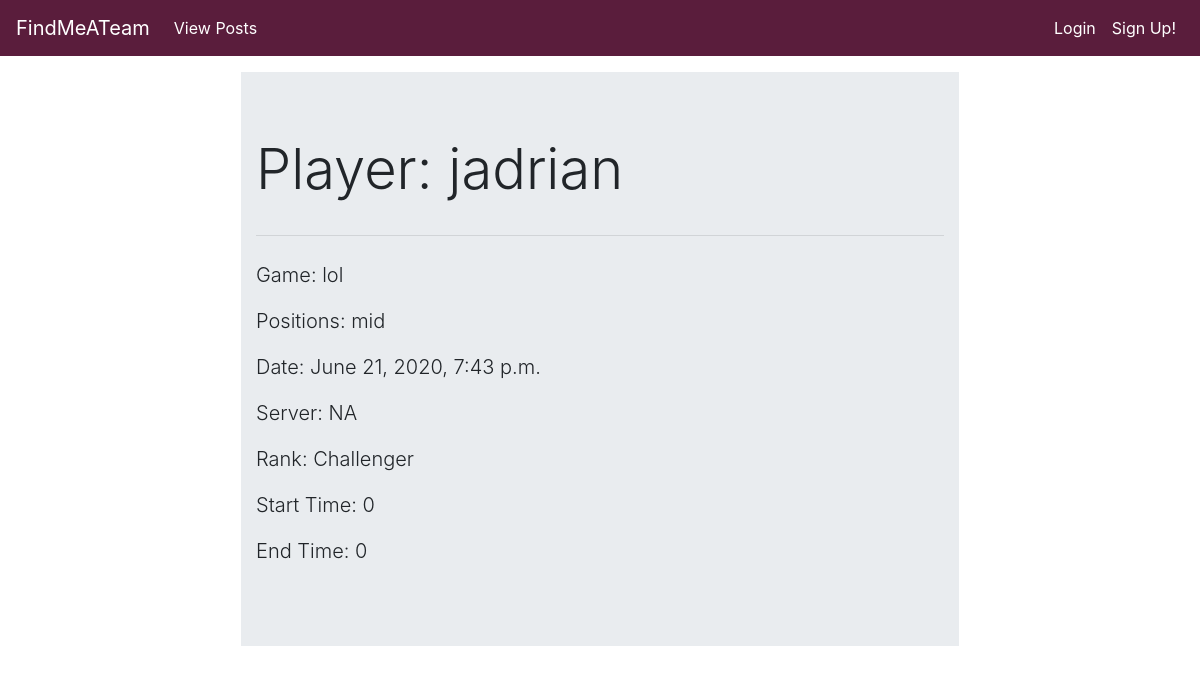
The app's page /game-info/view/6/, older data.
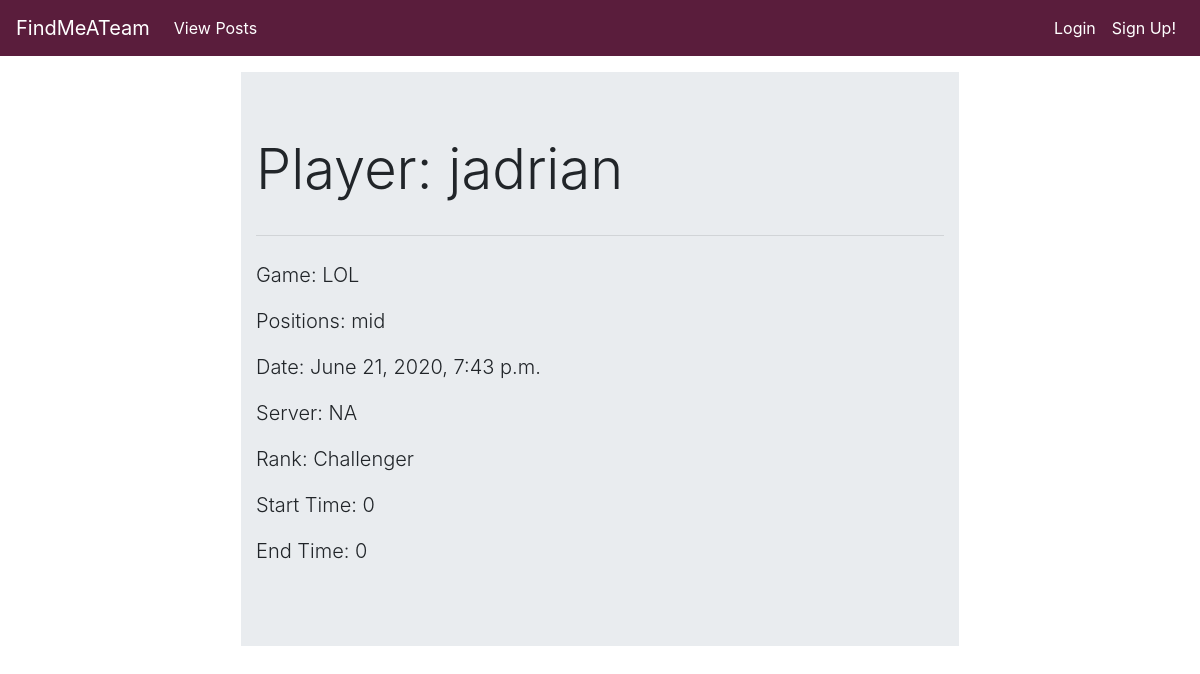
The same page, newer data.
### game_info/models.py (models this page shows, shortened)
class GameInfo(models.Model):
	LEAGUE_OF_LEGENDS = "LOL"
	games = [
		(LEAGUE_OF_LEGENDS, 'League of Legends')
	]
	positions = [
		('Top', 'Top'),
		('Jungle', 'Jungle'),
		('Mid', 'Mid'),
		('Bot', 'Bot'),
		('Support', 'Support')
	]
	ranks = [
		('Challenger', 'Challenger'),
		('GrandMaster', 'GrandMaster'),
		('Master', 'Master'),
		('Diamond', 'Diamond'),
		('Platinum', 'Platinum'),
		('Gold', 'Gold'),
		('Silver', 'Silver'),
		('Bronze', 'Bronze'),
		('Iron', 'Iron')
	]
	servers = [
		('BR', 'BR'),
		('EUNE', 'EUNE'),
		('EUW', 'EUW'),
		('LAN', 'LAN'),
		('LAS', 'LAS'),
		('NA', 'NA'),
		('OCE', 'OCE'),
		('RU', 'RU'),
		('TR', 'TR'),
		('JP', 'JP'),
		('KR', 'KR'),
		('CN', 'CN'),
		('TW', 'TW'),
		('SAM', 'SAM'),
		('VN', 'VN'),
		('TH', 'TH'),
		('PH', 'PH')
	]
	times = []
	for i in range(24):
		times += [(str(i), str(i)+":00" + " (EST)")]
	game = models.CharField(max_length=20, choices=games, default=LEAGUE_OF_LEGENDS)
	positions_played = models.CharField(max_length=7, choices=positions, default='Top')
	rank = models.CharField(max_length=20, choices=ranks, default='Challenger')
	server = models.CharField(max_length=5, choices=servers, default='NA')
	start_Time_Available = models.CharField(max_length=20, choices=times, default='0')
	end_Time_Available = models.CharField(max_length=20, choices=times, default='0')
	date_posted = models.DateTimeField(default=timezone.now)
	author = models.ForeignKey(User, on_delete=models.CASCADE)

### game_info/views.py (the view)
# urls.py: path('view/<int:pk>/', GameInfoDetailView.as_view(), name='view'),
class GameInfoDetailView(DetailView):
	model = GameInfo
	fields = ['game', 'positions_played', 'rank', 'server', 'start_Time_Available', 'end_Time_Available']

### game_info/templates/game_info/gameinfo_detail.html (shortened to what this page needs)
{% extends 'game_info/base.html' %}
{% block content %}
<div class="jumbotron jumbotron-fluid m-3">
  <div class="container">
    <div class="row">
       <div class="col-sm-10">
         <h1 class="display-4">Player: {{ object.author }}</h1>
       </div>
    </div>
    <hr class="my-4">
    <p class="lead">Game: {{ object.game }}</p>
    <p class="lead">Positions: {{ object.positions_played }}</p>
    <p class="lead">Date: {{ object.date_posted }}</p>
    <p class="lead">Server: {{ object.server }}</p>
    <p class="lead">Rank: {{ object.rank }}</p>
    <p class="lead">Start Time: {{ object.start_Time_Available }}</p>
    <p class="lead">End Time: {{ object.end_Time_Available }}</p>
  </div>
</div>
{% endblock content %}

Row changes from the older to the newer data that the page shows:
changed GameInfo "mid": game "lol" → "LOL"
